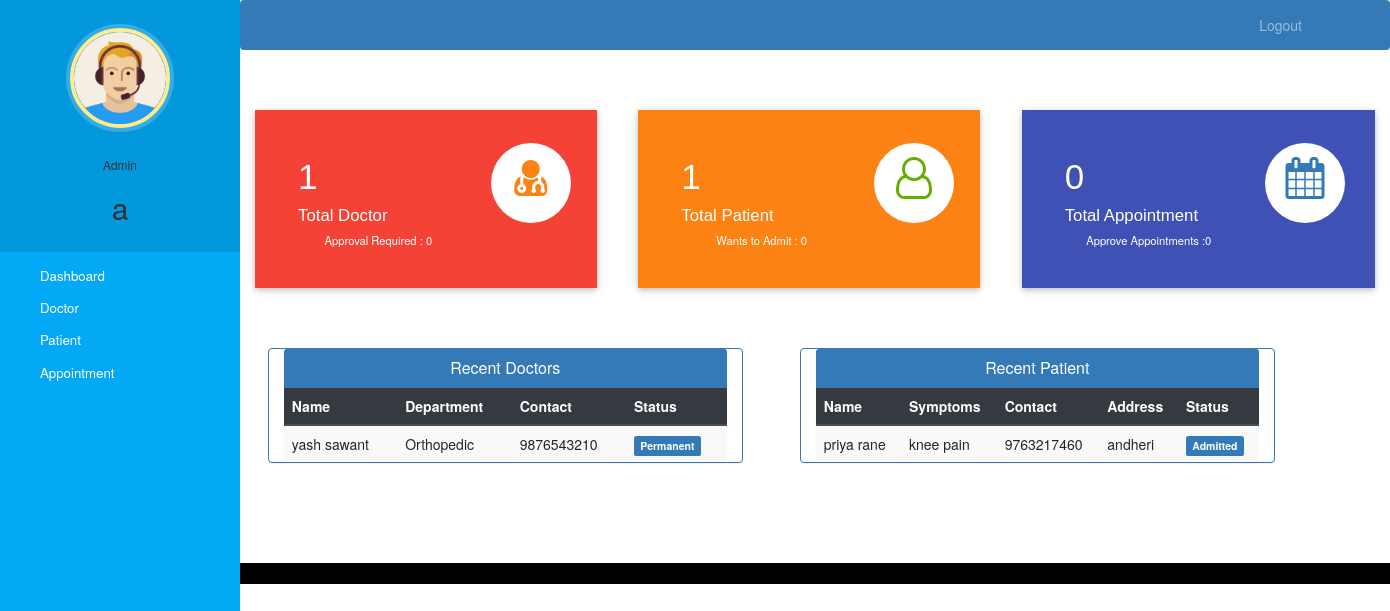
Before: /admin-dashboard (signed in) with the older database file.
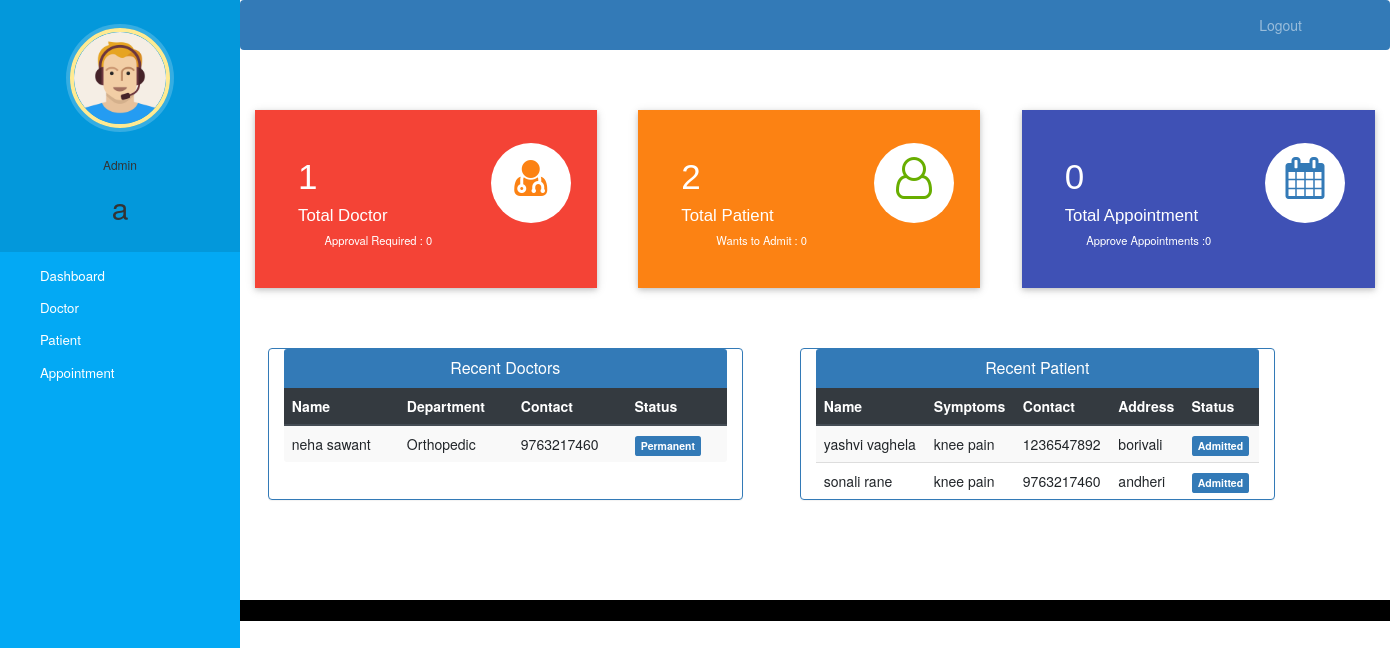
After: the same page with the newer database file.
### hospital/models.py (models this page shows, shortened)
class Doctor(models.Model):
    user=models.OneToOneField(User,on_delete=models.CASCADE)
    profile_pic= models.ImageField(upload_to='profile_pic/DoctorProfilePic/',null=True,blank=True)
    address = models.CharField(max_length=40)
    mobile = models.CharField(max_length=20,null=True)
    department= models.CharField(max_length=50,choices=departments,default='Physiotherpist')
    status=models.BooleanField(default=False)
    @property
    def get_name(self):
        return self.user.first_name+" "+self.user.last_name

class Patient(models.Model):
    user=models.OneToOneField(User,on_delete=models.CASCADE)
    profile_pic= models.ImageField(upload_to='profile_pic/PatientProfilePic/',null=True,blank=True)
    address = models.CharField(max_length=40)
    mobile = models.CharField(max_length=20,null=False)
    symptoms = models.CharField(max_length=100,null=False)
    assignedDoctorId = models.PositiveIntegerField(null=True)
    admitDate=models.DateField(auto_now=True)
    status=models.BooleanField(default=False)
    @property
    def get_name(self):
        return self.user.first_name+" "+self.user.last_name

### hospital/views.py (the view)
# urls.py: path('admin-dashboard', views.admin_dashboard_view,name='admin-dashboard'),
@login_required(login_url='adminlogin')
@user_passes_test(is_admin)
def admin_dashboard_view(request):
    doctors=models.Doctor.objects.all().order_by('-id')
    patients=models.Patient.objects.all().order_by('-id')
    doctorcount=models.Doctor.objects.all().filter(status=True).count()
    pendingdoctorcount=models.Doctor.objects.all().filter(status=False).count()
    patientcount=models.Patient.objects.all().filter(status=True).count()
    pendingpatientcount=models.Patient.objects.all().filter(status=False).count()
    appointmentcount=models.Appointment.objects.all().filter(status=True).count()
    pendingappointmentcount=models.Appointment.objects.all().filter(status=False).count()
    mydict={
    'doctors':doctors,
    'patients':patients,
    'doctorcount':doctorcount,
    'pendingdoctorcount':pendingdoctorcount,
    'patientcount':patientcount,
    'pendingpatientcount':pendingpatientcount,
    'appointmentcount':appointmentcount,
    'pendingappointmentcount':pendingappointmentcount,
    }
    return render(request,'hospital/admin_dashboard.html',context=mydict)

### hospital/views.py (called while the page is built)
def is_admin(user):
    return user.groups.filter(name='ADMIN').exists()

### templates/hospital/admin_dashboard.html
{% extends 'hospital/admin_base.html' %}
{% load static %}
{% block content %}
{%include 'hospital/admin_dashboard_cards.html'%}
<br><br><br>
<div class="container">
  <div class="row">
    <div class="panel panel-primary col-md-5" style="margin-left:2%;">
      <div class="panel-heading" style="text-align:center;">
        <h6 class="panel-title">Recent Doctors</h6>
      </div>
      <table class="table table-hover table-striped" id="dev-table">
        <thead class="thead-dark">
          <tr>
            <th>Name</th>
            <th>Department</th>
            <th>Contact</th>
            <th>Status</th>
          </tr>
        </thead>
        {% for d in doctors %}
        <tr>
          <td> {{d.get_name}}</td>
          <td>{{d.department}}</td>
          <td>{{d.mobile}}</td>
          {%if d.status%}
          <td> <span class="label label-primary">Permanent</span></td>
          {% else %}
          <td> <span class="label label-success">On Hold</span></td>
          {% endif %}
        </tr>
        {% endfor %}
      </table>
    </div>
    <div class="panel panel-primary col-md-5" style="margin-left:5%;">
      <div class="panel-heading" style="text-align:center;">
        <h6 class="panel-title">Recent Patient</h6>
      </div>
      <table class="table table-hover table-striped" id="dev-table">
        <thead class="thead-dark">
          <tr>
            <th>Name</th>
            <th>Symptoms</th>
            <th>Contact</th>
            <th>Address</th>
            <th>Status</th>
          </tr>
        </thead>
        {% for p in patients %}
        <tr>
          <td> {{p.get_name}}</td>
          <td>{{p.symptoms}}</td>
          <td>{{p.mobile}}</td>
          <td>{{p.address}}</td>
          {%if p.status%}
          <td> <span class="label label-primary">Admitted</span></td>
          {% else %}
          <td> <span class="label label-success">On Hold</span></td>
          {% endif %}
        </tr>
        {% endfor %}
      </table>
    </div>
  </div>
</div>
{% endblock content %}

### templates/hospital/admin_base.html (shortened to what this page needs)
<!DOCTYPE html>
{% load static %}
<html lang="en">
<head>
  <link rel="stylesheet" href="https://stackpath.bootstrapcdn.com/bootstrap/4.3.1/css/bootstrap.min.css">
  <link rel="stylesheet" href="https://maxcdn.bootstrapcdn.com/font-awesome/4.7.0/css/font-awesome.min.css">
  <link rel="stylesheet" href="{% static '/style.css' %}">
</head>
<body>
  <nav class="menu" tabindex="0">
    <header class="avatar">
      <img src="{% static "images/adminpropic.png" %}" />
      <br><br>
      <h6>Admin</h6>
      <h2>{{request.user.first_name}}</h2>
    </header>
    <ul>
      <li tabindex="0" class="icon-dashboard"> <a style="color:white; text-decoration:none;" href="/admin-dashboard"><span>Dashboard</span></a> </li>
      <li tabindex="0" class="icon-customers"> <a style="color:white; text-decoration:none;" href="/admin-doctor"><span>Doctor</span></a></li>
      <li tabindex="0" class="icon-users"> <a style="color:white; text-decoration:none;" href="/admin-patient"><span>Patient</span></a></li>
      <li tabindex="0" class="icon-calendar"> <a style="color:white; text-decoration:none;" href="/admin-appointment"><span>Appointment</span></a></li>
    </ul>
  </nav>
  <main>
    <div class="bs-example">
      <nav class="navbar navbar-expand-md  navbar-dark fixed-top" style="background:#337AB7;">
        <div class="collapse navbar-collapse justify-content-between" id="navbarCollapse">
          <div class="navbar-nav" style=" margin-left: 90%;">
            <a href="/logout" class="nav-item nav-link">Logout</a>
          </div>
        </div>
      </nav>
    </div>
    <br><br>
    {% block content %}
    {% endblock content %}
    <br><br><br><br>
    <footer>
      <br>
      <div class="container">
        <div class="row">
          <div class="col-md-12 col-sm-12">
          </div>
        </div>
      </div>
    </footer>
  </main>
</body>
</html>

### templates/hospital/admin_dashboard_cards.html (shortened to what this page needs)
<!DOCTYPE html>
<html lang="en" dir="ltr">
<head>
  <link rel="stylesheet" href="https://maxcdn.bootstrapcdn.com/bootstrap/3.4.1/css/bootstrap.min.css">
  <link rel="stylesheet" href="https://cdnjs.cloudflare.com/ajax/libs/font-awesome/4.7.0/css/font-awesome.min.css">
</head>
<body>
  <div class="market-updates">
    <div class="col-md-4 market-update-gd">
      <div class="market-update-block clr-block-1">
        <div class="col-md-8 market-update-left">
          <h3>{{doctorcount}}</h3>
          <h4>Total Doctor</h4>
          <p>Approval Required : {{pendingdoctorcount}}</p>
        </div>
        <div class="col-md-4 market-update-right">
          <i class="fa fa-user-md"></i>
        </div>
        <div class="clearfix"> </div>
      </div>
    </div>
    <div class="col-md-4 market-update-gd">
      <div class="market-update-block clr-block-2">
        <div class="col-md-8 market-update-left">
          <h3>{{patientcount}}</h3>
          <h4>Total Patient</h4>
          <p>Wants to Admit : {{pendingpatientcount}}</p>
        </div>
        <div class="col-md-4 market-update-right">
          <i class="fa fa-user-o"></i>
        </div>
        <div class="clearfix"> </div>
      </div>
    </div>
    <div class="col-md-4 market-update-gd">
      <div class="market-update-block clr-block-3">
        <div class="col-md-8 market-update-left">
          <h3>{{appointmentcount}}</h3>
          <h4>Total Appointment</h4>
          <p>Approve Appointments :{{pendingappointmentcount}} </p>
        </div>
        <div class="col-md-4 market-update-right">
          <i class="fa fa-calendar"> </i>
        </div>
        <div class="clearfix"> </div>
      </div>
    </div>
  </div>
</body>
</html>

### static/style.css (style rules this page uses)
body { padding-left: 240px; }
main { position: relative; height: 100vh; }
.menu { background: #5bc995; height: 100vh; width: 240px; position: fixed; top: 0px; left: 0; z-index: 5; outline: none; }
.menu .avatar { background: rgba(0, 0, 0, 0.1); padding: 2em 0.5em; text-align: center; }
.menu .avatar img { width: 100px; border-radius: 50%; overflow: hidden; border: 4px solid #ffea92; box-shadow: 0 0 0 4px rgba(255, 255, 255, 0.2); }
.menu .avatar h2 { font-weight: normal; margin-bottom: 0; }
.menu ul { list-style: none; padding: 0.5em 0; margin: 0; }
.menu ul li { padding: 0.5em 1em 0.5em 3em; font-size: 0.95em; font-weight: regular; background-repeat: no-repeat; background-position: left 15px center; background-size: auto 20px; transition: all 0.15s linear; cursor: pointer; }
.menu ul li.icon-dashboard { background-image: url("http://www.entypo.com/images//gauge.svg"); }
.menu ul li.icon-customers { background-image: url("http://www.entypo.com/images//briefcase.svg"); }
.menu ul li.icon-users { background-image: url("http://www.entypo.com/images//users.svg"); }
.menu ul li.icon-calendar { background-image: url("http://www.entypo.com/images//calendar.svg"); }

### templates/hospital/admin_base.html (style rules this page uses)
a:link { text-decoration: none; }
a { color: white; }
footer { padding: 0px 0px 0px 0px; background-color: black; margin: 0px; }
.fa { font-size: 23px; width: 60px; text-align: center; text-decoration: none; margin: 5px 2px; border-radius: 50%; }
p { text-align: center; }
body { padding-left: 240px; }
main { position: relative; height: 100vh; }
.menu { background: #03a9f4; height: 100vh; width: 240px; position: fixed; top: 0px; left: 0; z-index: 5; outline: none; }
.menu .avatar { background: rgba(0, 0, 0, 0.1); padding: 2em 0.5em; text-align: center; }
.menu .avatar img { width: 100px; border-radius: 50%; overflow: hidden; border: 4px solid #ffea92; box-shadow: 0 0 0 4px rgba(255, 255, 255, 0.2); }
.menu .avatar h2 { font-weight: normal; margin-bottom: 0; }
.menu ul { list-style: none; padding: 0.5em 0; margin: 0; }
.menu ul li { padding: 0.5em 1em 0.5em 3em; font-size: 0.95em; font-weight: regular; background-repeat: no-repeat; background-position: left 15px center; background-size: auto 20px; transition: all 0.15s linear; cursor: pointer; }
.menu ul li.icon-dashboard { background-image: url("http://www.entypo.com/images//gauge.svg"); }
.menu ul li.icon-customers { background-image: url("http://www.entypo.com/images//briefcase.svg"); }
.menu ul li.icon-users { background-image: url("http://www.entypo.com/images//users.svg"); }
.menu ul li.icon-calendar { background-image: url("http://www.entypo.com/images//calendar.svg"); }

Changed rows visible on the page:
removed Doctor: get_name "yash sawant", department "Orthopedic", mobile "9876543210", status "Permanent"
removed Patient: get_name "priya rane", symptoms "knee pain", mobile "9763217460", address "andheri", status "Admitted"
added Doctor: get_name "neha sawant", department "Orthopedic", mobile "9763217460", status "Permanent"
added Patient: get_name "yashvi vaghela", symptoms "knee pain", mobile "1236547892", address "borivali", status "Admitted"
added Patient: get_name "sonali rane", symptoms "knee pain", mobile "9763217460", address "andheri", status "Admitted"
Other visible differences:
{{ patientcount }}: "1" → "2"
